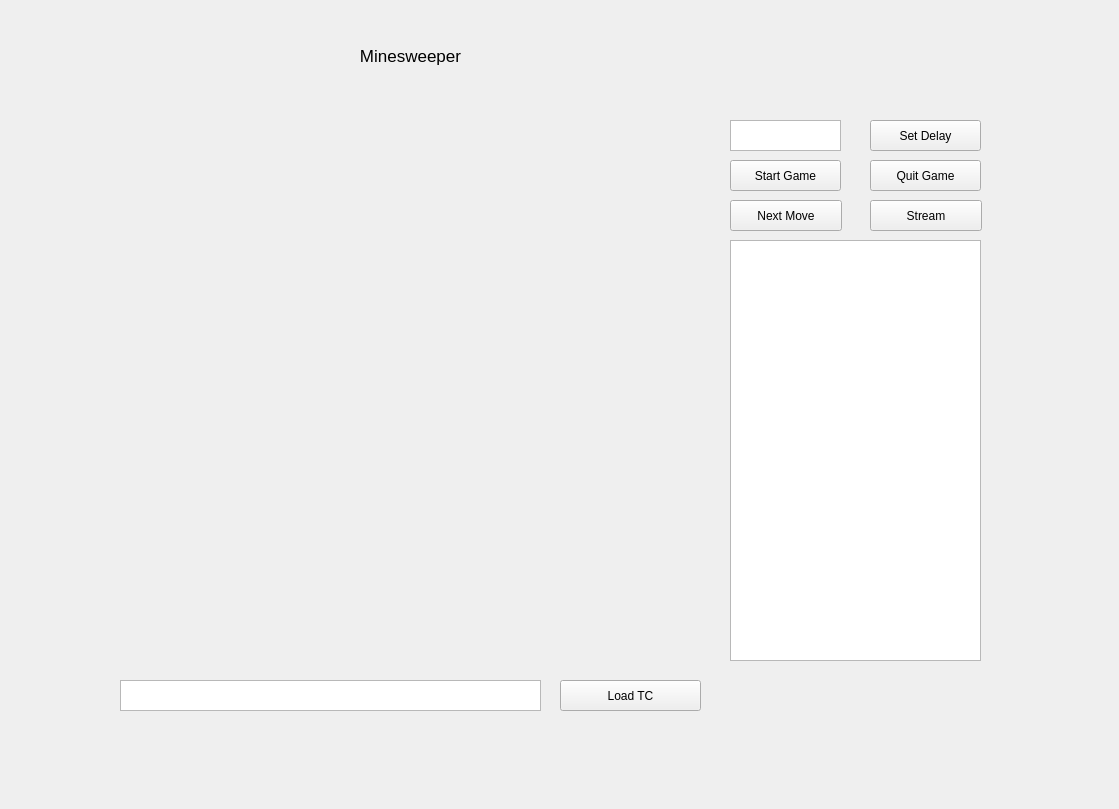
<?xml version="1.0" encoding="UTF-8"?>
<ui version="4.0">
 <class>MainWindow</class>
 <widget class="QMainWindow" name="MainWindow">
  <property name="geometry">
   <rect>
    <x>0</x>
    <y>0</y>
    <width>1119</width>
    <height>809</height>
   </rect>
  </property>
  <property name="windowTitle">
   <string>MainWindow</string>
  </property>
  <widget class="QWidget" name="centralwidget">
   <property name="styleSheet">
    <string notr="true"/>
   </property>
   <widget class="QStackedWidget" name="stackedWidget">
    <property name="geometry">
     <rect>
      <x>-10</x>
      <y>-10</y>
      <width>1121</width>
      <height>811</height>
     </rect>
    </property>
    <property name="styleSheet">
     <string notr="true"/>
    </property>
    <property name="currentIndex">
     <number>1</number>
    </property>
    <widget class="QWidget" name="mainMenuPage">
     <property name="styleSheet">
      <string notr="true"/>
     </property>
     <widget class="QLabel" name="mainTitle">
      <property name="geometry">
       <rect>
        <x>330</x>
        <y>230</y>
        <width>471</width>
        <height>71</height>
       </rect>
      </property>
      <property name="font">
       <font>
        <family>Candara</family>
        <pointsize>28</pointsize>
        <weight>9</weight>
        <italic>false</italic>
        <bold>false</bold>
       </font>
      </property>
      <property name="styleSheet">
       <string notr="true">background: rgba(255, 255, 255, 0.8);
border-image: none;
font: 75 28pt &quot;Candara&quot;;</string>
      </property>
      <property name="text">
       <string>Minisweeper Agent</string>
      </property>
      <property name="textFormat">
       <enum>Qt::AutoText</enum>
      </property>
      <property name="alignment">
       <set>Qt::AlignCenter</set>
      </property>
     </widget>
     <widget class="QGroupBox" name="mainMenuGroup">
      <property name="geometry">
       <rect>
        <x>420</x>
        <y>300</y>
        <width>291</width>
        <height>221</height>
       </rect>
      </property>
      <property name="styleSheet">
       <string notr="true">border-image: none;
border: none;
font: 20pt &quot;Courier New&quot;;</string>
      </property>
      <property name="title">
       <string/>
      </property>
      <widget class="QPushButton" name="exitBtn">
       <property name="geometry">
        <rect>
         <x>20</x>
         <y>110</y>
         <width>251</width>
         <height>61</height>
        </rect>
       </property>
       <property name="font">
        <font>
         <family>Courier New</family>
         <pointsize>20</pointsize>
         <weight>50</weight>
         <italic>false</italic>
         <bold>false</bold>
        </font>
       </property>
       <property name="styleSheet">
        <string notr="true">background: rgb(211, 215, 240);
color: #000000;
border: 2px solid #000;
border-radius: 30px;</string>
       </property>
       <property name="text">
        <string>Exit</string>
       </property>
      </widget>
      <widget class="QPushButton" name="playGameBtn">
       <property name="geometry">
        <rect>
         <x>20</x>
         <y>40</y>
         <width>251</width>
         <height>61</height>
        </rect>
       </property>
       <property name="palette">
        <palette>
         <active>
          <colorrole role="Button">
           <brush brushstyle="SolidPattern">
            <color alpha="255">
             <red>84</red>
             <green>187</green>
             <blue>255</blue>
            </color>
           </brush>
          </colorrole>
          <colorrole role="Base">
           <brush brushstyle="SolidPattern">
            <color alpha="255">
             <red>84</red>
             <green>187</green>
             <blue>255</blue>
            </color>
           </brush>
          </colorrole>
          <colorrole role="Window">
           <brush brushstyle="SolidPattern">
            <color alpha="255">
             <red>84</red>
             <green>187</green>
             <blue>255</blue>
            </color>
           </brush>
          </colorrole>
         </active>
         <inactive>
          <colorrole role="Button">
           <brush brushstyle="SolidPattern">
            <color alpha="255">
             <red>84</red>
             <green>187</green>
             <blue>255</blue>
            </color>
           </brush>
          </colorrole>
          <colorrole role="Base">
           <brush brushstyle="SolidPattern">
            <color alpha="255">
             <red>84</red>
             <green>187</green>
             <blue>255</blue>
            </color>
           </brush>
          </colorrole>
          <colorrole role="Window">
           <brush brushstyle="SolidPattern">
            <color alpha="255">
             <red>84</red>
             <green>187</green>
             <blue>255</blue>
            </color>
           </brush>
          </colorrole>
         </inactive>
         <disabled>
          <colorrole role="Button">
           <brush brushstyle="SolidPattern">
            <color alpha="255">
             <red>84</red>
             <green>187</green>
             <blue>255</blue>
            </color>
           </brush>
          </colorrole>
          <colorrole role="Base">
           <brush brushstyle="SolidPattern">
            <color alpha="255">
             <red>84</red>
             <green>187</green>
             <blue>255</blue>
            </color>
           </brush>
          </colorrole>
          <colorrole role="Window">
           <brush brushstyle="SolidPattern">
            <color alpha="255">
             <red>84</red>
             <green>187</green>
             <blue>255</blue>
            </color>
           </brush>
          </colorrole>
         </disabled>
        </palette>
       </property>
       <property name="font">
        <font>
         <family>Courier New</family>
         <pointsize>20</pointsize>
         <weight>50</weight>
         <italic>false</italic>
         <bold>false</bold>
        </font>
       </property>
       <property name="autoFillBackground">
        <bool>false</bool>
       </property>
       <property name="styleSheet">
        <string notr="true">border-radius: 30px;
background-color: rgb(84, 187, 255);
border: 2px solid #000;
</string>
       </property>
       <property name="text">
        <string>Play Game</string>
       </property>
      </widget>
     </widget>
     <widget class="QLabel" name="label">
      <property name="geometry">
       <rect>
        <x>530</x>
        <y>120</y>
        <width>81</width>
        <height>81</height>
       </rect>
      </property>
      <property name="styleSheet">
       <string notr="true">border-image: url(&quot;resource/image/icon.png&quot;) 0 0 0 0 stretch stretch;</string>
      </property>
     </widget>
    </widget>
    <widget class="QWidget" name="gamePage">
     <widget class="QWidget" name="gridLayoutWidget">
      <property name="geometry">
       <rect>
        <x>130</x>
        <y>120</y>
        <width>581</width>
        <height>551</height>
       </rect>
      </property>
      <layout class="QGridLayout" name="field"/>
     </widget>
     <widget class="QLabel" name="gameTitle">
      <property name="geometry">
       <rect>
        <x>320</x>
        <y>40</y>
        <width>201</width>
        <height>51</height>
       </rect>
      </property>
      <property name="font">
       <font>
        <pointsize>13</pointsize>
       </font>
      </property>
      <property name="text">
       <string>Minesweeper</string>
      </property>
      <property name="alignment">
       <set>Qt::AlignCenter</set>
      </property>
     </widget>
     <widget class="QPushButton" name="quitGameBtn">
      <property name="geometry">
       <rect>
        <x>880</x>
        <y>170</y>
        <width>111</width>
        <height>31</height>
       </rect>
      </property>
      <property name="text">
       <string>Quit Game</string>
      </property>
     </widget>
     <widget class="QPushButton" name="startGameBtn">
      <property name="geometry">
       <rect>
        <x>740</x>
        <y>170</y>
        <width>111</width>
        <height>31</height>
       </rect>
      </property>
      <property name="text">
       <string>Start Game</string>
      </property>
     </widget>
     <widget class="QTextBrowser" name="tcPathField">
      <property name="geometry">
       <rect>
        <x>130</x>
        <y>690</y>
        <width>421</width>
        <height>31</height>
       </rect>
      </property>
     </widget>
     <widget class="QPushButton" name="loadTCBtn">
      <property name="geometry">
       <rect>
        <x>570</x>
        <y>690</y>
        <width>141</width>
        <height>31</height>
       </rect>
      </property>
      <property name="text">
       <string>Load TC</string>
      </property>
     </widget>
     <widget class="QTextBrowser" name="historyField">
      <property name="geometry">
       <rect>
        <x>740</x>
        <y>250</y>
        <width>251</width>
        <height>421</height>
       </rect>
      </property>
     </widget>
     <widget class="QPlainTextEdit" name="delayTextEdit">
      <property name="geometry">
       <rect>
        <x>740</x>
        <y>130</y>
        <width>111</width>
        <height>31</height>
       </rect>
      </property>
     </widget>
     <widget class="QPushButton" name="nextMoveBtn">
      <property name="geometry">
       <rect>
        <x>740</x>
        <y>210</y>
        <width>112</width>
        <height>31</height>
       </rect>
      </property>
      <property name="text">
       <string>Next Move</string>
      </property>
     </widget>
     <widget class="QPushButton" name="StreamToggleBtn">
      <property name="geometry">
       <rect>
        <x>880</x>
        <y>210</y>
        <width>112</width>
        <height>31</height>
       </rect>
      </property>
      <property name="text">
       <string>Stream</string>
      </property>
     </widget>
     <widget class="QPushButton" name="delayPlayBtn">
      <property name="geometry">
       <rect>
        <x>880</x>
        <y>130</y>
        <width>111</width>
        <height>31</height>
       </rect>
      </property>
      <property name="text">
       <string>Set Delay</string>
      </property>
     </widget>
    </widget>
   </widget>
  </widget>
 </widget>
 <resources/>
 <connections/>
</ui>
